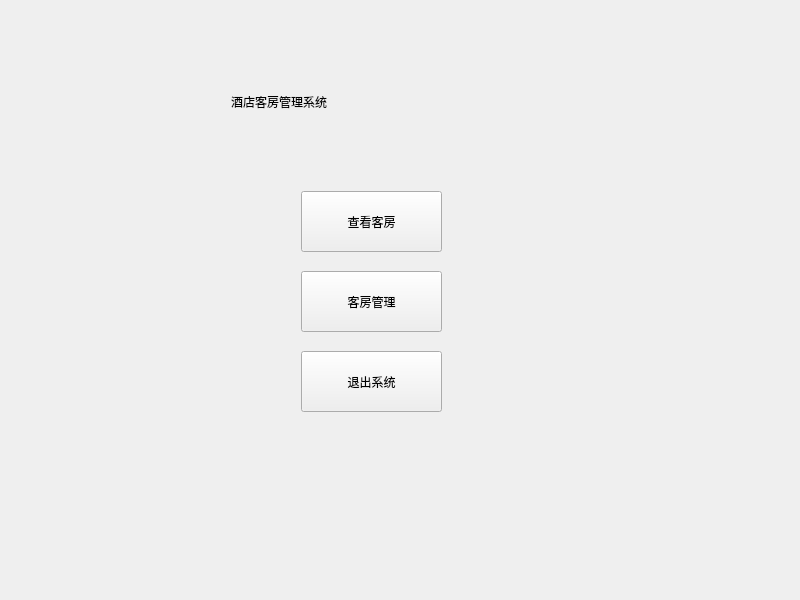
<?xml version="1.0" encoding="UTF-8"?>
<ui version="4.0">
 <class>MainWindow</class>
 <widget class="QWidget" name="MainWindow">
  <property name="geometry">
   <rect>
    <x>0</x>
    <y>0</y>
    <width>800</width>
    <height>600</height>
   </rect>
  </property>
  <property name="maximumSize">
   <size>
    <width>800</width>
    <height>600</height>
   </size>
  </property>
  <property name="windowTitle">
   <string>MainWindow</string>
  </property>
  <property name="styleSheet">
   <string notr="true">QStackedWidget#stackedWidget QPushButton
{
	border:none;
	background-color: 
	border-radius:5px;
	color:white;
}</string>
  </property>
  <layout class="QGridLayout" name="gridLayout">
   <item row="0" column="0">
    <widget class="QWidget" name="widget" native="true">
     <widget class="QPushButton" name="checkBtn">
      <property name="geometry">
       <rect>
        <x>290</x>
        <y>180</y>
        <width>141</width>
        <height>61</height>
       </rect>
      </property>
      <property name="styleSheet">
       <string notr="true"/>
      </property>
      <property name="text">
       <string>查看客房</string>
      </property>
     </widget>
     <widget class="QPushButton" name="manageBtn">
      <property name="geometry">
       <rect>
        <x>290</x>
        <y>260</y>
        <width>141</width>
        <height>61</height>
       </rect>
      </property>
      <property name="text">
       <string>客房管理</string>
      </property>
     </widget>
     <widget class="QLabel" name="maintitle">
      <property name="geometry">
       <rect>
        <x>220</x>
        <y>60</y>
        <width>291</width>
        <height>61</height>
       </rect>
      </property>
      <property name="styleSheet">
       <string notr="true">font: 26pt &quot;微软雅黑&quot;;</string>
      </property>
      <property name="text">
       <string>酒店客房管理系统</string>
      </property>
     </widget>
     <widget class="QPushButton" name="exitBtn">
      <property name="geometry">
       <rect>
        <x>290</x>
        <y>340</y>
        <width>141</width>
        <height>61</height>
       </rect>
      </property>
      <property name="text">
       <string>退出系统</string>
      </property>
     </widget>
    </widget>
   </item>
  </layout>
 </widget>
 <resources/>
 <connections/>
</ui>
